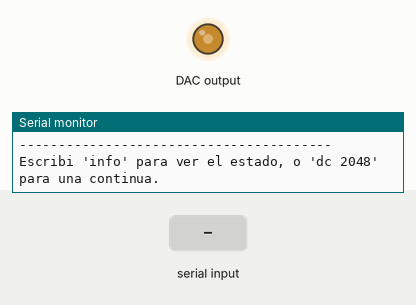
Bench run of a sketch on a simulated Raspberry Pi Pico. On the bench: output pins drawn as LEDs (lit = HIGH), the last lines printed to the serial monitor. Wiring (inferred from the names in the program): MCP4725 DAC at I2C address 0x60. The test bench sets the inputs (shaded band).

Above: at 1.5 s.
1.6 s: "dc\n" received over Serial
At 2.8 s:
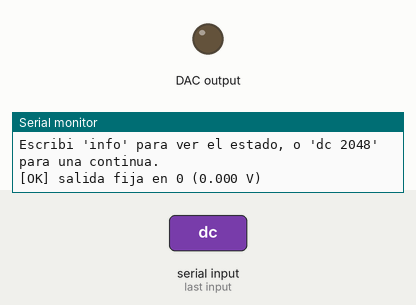
3.1 s: "run\n" received over Serial
Timing chart, 0 to 5.6 s (numbered marks = the images above; inputs shaded):
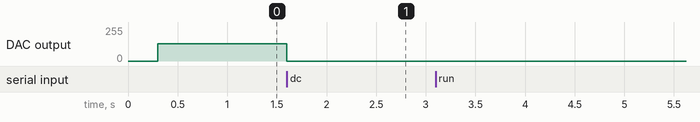

Measured:
- after the input at 1.6 s, DAC output: 128/255 → 0/255 at once

The sketch:

prueba_mcp4725.ino
```cpp
/*
 * ============================================================================
 *  Prueba del MCP4725  --  generacion de la triangular, aislada
 * ============================================================================
 *
 *  Sketch INDEPENDIENTE: no toca el PCM1808 ni el I2S. Sirve para verificar el
 *  DAC solo, con el osciloscopio, antes de integrarlo al firmware del radar.
 *
 *  El MCP4725 es I2C, no I2S. Son buses distintos y el ESP32-C3 tiene uno de
 *  cada uno, asi que conviven sin conflicto: el PCM1808 se queda en GPIO4-7 y
 *  el DAC entra por dos pines libres.
 *
 *  ---------------------------------------------------------------------------
 *  CONEXIONADO
 *  ---------------------------------------------------------------------------
 *      ESP32-C3 SuperMini        Modulo MCP4725
 *      ------------------        --------------
 *      GPIO0    <---------->     SDA
 *      GPIO1    <---------->     SCL
 *      3V3      ----------->     VCC     <-- 3.3 V, NO 5 V (ver abajo)
 *      GND      ----------->     GND
 *                                OUT  --> osciloscopio
 *
 *  Por que 3.3 V y no 5 V: la salida del MCP4725 va de 0 a VCC. A 3.3 V tus
 *  0-3 V ocupan el 91 % de la escala; a 5 V ocuparian el 60 % y perderias
 *  resolucion. Y sobre todo, a 5 V un error de software podria poner 5 V en la
 *  entrada del amplificador que maneja el VCO.
 *
 *  La mayoria de los modulos ya traen las resistencias de pull-up del bus.
 *
 *  ---------------------------------------------------------------------------
 *  ⚠ NUNCA ESCRIBIR LA EEPROM
 *  ---------------------------------------------------------------------------
 *  El MCP4725 tiene dos comandos de escritura: uno al registro volatil y otro
 *  que ademas graba en EEPROM. La EEPROM aguanta ~1 millon de ciclos y cada
 *  escritura tarda 25-50 ms. A 10.000 escalones por segundo, el comando
 *  equivocado la destruye en un minuto.
 *
 *  Aca se usa "Fast Mode Write" a mano en vez de una libreria, justamente para
 *  que quede a la vista que solo se escribe el registro volatil.
 *
 *  ---------------------------------------------------------------------------
 *  COMANDOS (Monitor Serie)
 *  ---------------------------------------------------------------------------
 *      t <ms>     duracion de UNA rampa (subida o bajada), acepta decimales
 *      prf <ms>   periodo completo de la triangular (= 2 x rampa)
 *      n <pasos>  escalones por rampa
 *      max <cod>  codigo maximo, 0..4095  (3723 = 3.00 V con VCC de 3.3 V)
 *      clk <hz>   velocidad del bus I2C (100000 / 400000 / 1000000)
 *      dc <cod>   salida fija en ese codigo, para medir con el tester
 *      pre on|off  linealizar la frecuencia (predistorsion) o la tension
 *      run        vuelve a la triangular
 *      info       estado y medicion de tiempos
 * ============================================================================
 */

#include <Arduino.h>
#include <Wire.h>
#include "tabla_vco.h"      // generada por VCO/analisis_vco.py

// ---------------------------------------------------------------------------
//  Consola dual: escribe por los DOS puertos serie posibles
// ---------------------------------------------------------------------------
//  `Serial` es un macro que apunta a hardware distinto segun la opcion
//  "USB CDC On Boot" del IDE:
//      Enabled  -> USB nativo (el mismo cable que programa)
//      Disabled -> UART0, pines GPIO20/21   <-- default de "ESP32C3 Dev Module"
//  Con Disabled no se ve NADA por USB aunque el sketch corra perfecto. Para que
//  no dependa de un menu, se escribe por los dos y se lee de los dos.
#if ARDUINO_USB_MODE && !ARDUINO_USB_CDC_ON_BOOT
static HWCDC UsbCdc;
#define CONSOLA_DUAL 1
#else
#define CONSOLA_DUAL 0
#endif

class Consola : public Print {
public:
  void begin(unsigned long baud) {
    Serial.begin(baud);
#if CONSOLA_DUAL
    UsbCdc.begin();
    UsbCdc.setTxTimeoutMs(0);
#endif
  }
  size_t write(uint8_t c) override {
    size_t n = Serial.write(c);
#if CONSOLA_DUAL
    n = max(n, UsbCdc.write(c));
#endif
    return n;
  }
  size_t write(const uint8_t *b, size_t len) override {
    size_t n = Serial.write(b, len);
#if CONSOLA_DUAL
    n = max(n, UsbCdc.write(b, len));
#endif
    return n;
  }
  int available() {
    int n = Serial.available();
#if CONSOLA_DUAL
    n += UsbCdc.available();
#endif
    return n;
  }
  int read() {
    if (Serial.available()) return Serial.read();
#if CONSOLA_DUAL
    if (UsbCdc.available()) return UsbCdc.read();
#endif
    return -1;
  }
  bool usbConectado() {
#if ARDUINO_USB_MODE
    return HWCDC::isConnected();
#else
    return true;
#endif
  }
  operator bool() { return true; }
};

static Consola Con;
#undef Serial
#define Serial Con

#define PIN_SDA   0
#define PIN_SCL   1

static uint8_t  g_addr    = 0x60;      // se detecta al arrancar
static uint32_t g_rampa_us = 2500;     // duracion de UNA rampa, en us
static uint16_t g_pasos   = 200;       // escalones por rampa
static uint16_t g_max     = 3723;      // codigo maximo (3723 = 3.00 V @ 3.3 V)
static uint32_t g_clk     = 400000;    // velocidad del bus
static bool     g_corriendo = true;
static bool     g_predist = true;      // linealizar la FRECUENCIA, no la tension

static uint32_t paso_us   = 100;       // periodo de escalon, derivado
static uint32_t proximo   = 0;
static int32_t  indice    = 0;
static int8_t   sentido   = +1;

// Estadisticas
static uint32_t escalones = 0;
static uint32_t atrasos   = 0;
static uint32_t peor_us   = 0;
static uint32_t t_escritura_us = 0;
static uint32_t ciclos    = 0;
static uint32_t t_reporte = 0;


// ---------------------------------------------------------------------------
//  Escritura al DAC
// ---------------------------------------------------------------------------
//
//  Fast Mode Write: 2 bytes, solo al registro volatil.
//
//     byte 1:  0 0 PD1 PD0 D11 D10 D9 D8
//     byte 2:  D7 D6 D5 D4 D3  D2  D1 D0
//
//  Los dos bits altos en 00 seleccionan el comando rapido, y PD=00 es
//  operacion normal. Como 'valor' es de 12 bits, (valor >> 8) ya deja el
//  nibble alto en cero, o sea que el comando sale correcto solo.
//
static inline bool escribirDAC(uint16_t valor) {
  if (valor > 4095) valor = 4095;
  Wire.beginTransmission(g_addr);
  Wire.write((uint8_t)(valor >> 8));
  Wire.write((uint8_t)(valor & 0xFF));
  return Wire.endTransmission() == 0;
}


// ---------------------------------------------------------------------------
//  Codigo del DAC para el escalon k
// ---------------------------------------------------------------------------
//
//  Con predistorsion se indexa la tabla generada a partir de la curva medida
//  del VCO. Recorriendola a paso constante, la FRECUENCIA avanza linealmente
//  en el tiempo; la tension no. La tabla ya trae la escala completa (termina
//  en el codigo de 3.000 V), asi que 'max' no interviene en este modo: el
//  rango lo define la tabla.
//
//  Sin predistorsion se hace la rampa lineal en tension de siempre, para poder
//  comparar las dos en el osciloscopio.
//
static inline uint16_t codigoPaso(int32_t k) {
  if (g_predist) {
    uint32_t i = (uint32_t)k * (TABLA_VCO_N - 1) / (g_pasos - 1);
    return TABLA_VCO[i];
  }
  return (uint16_t)((uint32_t)g_max * k / (g_pasos - 1));
}


static void recalcular() {
  if (g_pasos < 2) g_pasos = 2;
  paso_us = g_rampa_us / g_pasos;
  if (paso_us < 20) paso_us = 20;        // ni el bus mas rapido baja de esto
  indice  = 0;
  sentido = +1;
  proximo = micros();
  escalones = atrasos = peor_us = ciclos = 0;
}


static bool buscarDAC() {
  // Los modulos suelen venir en 0x60..0x67 segun el pin A0
  for (uint8_t a = 0x60; a <= 0x67; a++) {
    Wire.beginTransmission(a);
    if (Wire.endTransmission() == 0) {
      g_addr = a;
      return true;
    }
  }
  return false;
}


static void medirEscritura() {
  // Tiempo real de una escritura, promediado sobre 200 intentos.
  // Es el numero que decide cuantos escalones por segundo se pueden.
  uint32_t t0 = micros();
  for (int i = 0; i < 200; i++) escribirDAC(2048);
  t_escritura_us = (micros() - t0) / 200;
}


static void mostrarInfo() {
  float periodo = 2.0f * g_rampa_us / 1000.0f;
  Serial.println();
  Serial.println("---------------- ESTADO ----------------");
  Serial.printf("  Direccion I2C     : 0x%02X\n", g_addr);
  Serial.printf("  Bus               : %lu Hz\n", (unsigned long)g_clk);
  Serial.printf("  Escritura medida  : %lu us  -> maximo %lu escalones/s\n",
                (unsigned long)t_escritura_us,
                (unsigned long)(t_escritura_us ? 1000000UL / t_escritura_us : 0));
  Serial.println();
  Serial.printf("  Rampa (media onda): %.3f ms\n", g_rampa_us / 1000.0f);
  Serial.printf("  Periodo triangular: %.1f ms  (%.1f Hz)\n",
                periodo, 1000.0f / periodo);
  Serial.printf("  Escalones/rampa   : %u\n", g_pasos);
  Serial.printf("  Periodo escalon   : %lu us\n", (unsigned long)paso_us);
  Serial.println();
  if (g_predist) {
    Serial.println("  Modo              : PREDISTORSION (frecuencia lineal)");
    Serial.printf("  Barrido           : %.0f a %.0f MHz  (BW %.0f MHz)\n",
                  TABLA_VCO_F0_MHZ, TABLA_VCO_F1_MHZ, TABLA_VCO_BW_MHZ);
    Serial.printf("  Resolucion radar  : %.1f cm\n",
                  3e4f / (2.0f * TABLA_VCO_BW_MHZ));
    Serial.printf("  Escalon frecuencia: %.2f MHz\n", TABLA_VCO_BW_MHZ / g_pasos);
    Serial.printf("  Alcance no ambiguo: %.1f m\n",
                  1.5e2f / (TABLA_VCO_BW_MHZ / g_pasos));
    Serial.printf("  Beat por metro    : %.0f Hz/m\n",
                  2.0f * TABLA_VCO_BW_MHZ * 1e6f / (3e8f * (g_rampa_us / 1e6f)));
    Serial.println("  (el rango lo fija la tabla; 'max' no interviene)");
  } else {
    Serial.println("  Modo              : LINEAL EN TENSION (sin predistorsion)");
    Serial.printf("  Codigo maximo     : %u  (%.3f V con VCC=3.3 V)\n",
                  g_max, 3.3f * g_max / 4095.0f);
    Serial.printf("  Escalon en tension: %.2f mV\n", 3300.0f * g_max / 4095.0f / g_pasos);
  }
  Serial.println();
  if (paso_us < t_escritura_us + 5) {
    Serial.println("  [AVISO] El escalon pedido es mas corto que la escritura I2C.");
    Serial.println("          Subi 't', baja 'n', o subi 'clk'.");
  }
  Serial.println("----------------------------------------");
}


static void procesar(String s) {
  s.trim();
  s.toLowerCase();
  int e = s.indexOf(' ');
  String cmd = (e < 0) ? s : s.substring(0, e);
  long  arg  = (e < 0) ? 0 : s.substring(e + 1).toInt();
  // 't' se acepta con decimales: una PRF de 5 ms son 2.5 ms por rampa, y con
  // enteros no se podria pedir.
  float argf = (e < 0) ? 0 : s.substring(e + 1).toFloat();

  if (cmd == "t" && argf > 0.05f) {
    g_rampa_us = (uint32_t)(argf * 1000.0f + 0.5f);
    recalcular();
    Serial.printf("[OK] rampa = %.3f ms (PRF %.3f ms), escalon = %lu us\n",
                  g_rampa_us / 1000.0f, 2.0f * g_rampa_us / 1000.0f,
                  (unsigned long)paso_us);
  } else if (cmd == "prf" && argf > 0.1f) {
    // Atajo: se pide el periodo completo de la triangular
    g_rampa_us = (uint32_t)(argf * 500.0f + 0.5f);
    recalcular();
    Serial.printf("[OK] PRF = %.3f ms (rampa %.3f ms), escalon = %lu us\n",
                  2.0f * g_rampa_us / 1000.0f, g_rampa_us / 1000.0f,
                  (unsigned long)paso_us);
  } else if (cmd == "n" && arg >= 2) {
    g_pasos = arg; recalcular();
    Serial.printf("[OK] %u escalones, escalon = %lu us\n",
                  g_pasos, (unsigned long)paso_us);
  } else if (cmd == "max" && arg >= 0 && arg <= 4095) {
    g_max = arg;
    Serial.printf("[OK] maximo = %u (%.3f V)\n", g_max, 3.3f * g_max / 4095.0f);
  } else if (cmd == "clk" && arg >= 100000) {
    g_clk = arg; Wire.setClock(g_clk); medirEscritura();
    Serial.printf("[OK] bus a %lu Hz, escritura %lu us\n",
                  (unsigned long)g_clk, (unsigned long)t_escritura_us);
  } else if (cmd == "dc") {
    g_corriendo = false;
    escribirDAC((uint16_t)arg);
    Serial.printf("[OK] salida fija en %ld (%.3f V)\n", arg, 3.3f * arg / 4095.0f);
  } else if (cmd == "pre") {
    String a = (e < 0) ? "" : s.substring(e + 1);
    a.trim();
    g_predist = (a != "off" && a != "0");
    Serial.printf("[OK] %s\n", g_predist
                  ? "PREDISTORSION: la frecuencia barre lineal en el tiempo"
                  : "LINEAL EN TENSION: triangular clasica (la frecuencia NO es lineal)");
  } else if (cmd == "run") {
    g_corriendo = true; recalcular();
    Serial.println("[OK] triangular");
  } else if (cmd == "info") {
    mostrarInfo();
  } else {
    Serial.println("X");
  }
}


void setup() {
  Serial.begin(115200);
  uint32_t t = millis();
  while (!Serial.usbConectado() && millis() - t < 2500) delay(10);
  delay(300);

  Serial.println();
  Serial.println("========================================================");
  Serial.println(" Prueba del MCP4725 - triangular aislada");
  Serial.println("========================================================");

  Wire.begin(PIN_SDA, PIN_SCL);
  Wire.setClock(g_clk);

  if (!buscarDAC()) {
    Serial.println();
    Serial.println("[ERROR] No encuentro el MCP4725 en 0x60..0x67.");
    Serial.printf("  - Revisa SDA en GPIO%d y SCL en GPIO%d\n", PIN_SDA, PIN_SCL);
    Serial.println("  - Revisa VCC (3.3 V) y GND");
    Serial.println("  - Si el modulo no trae pull-ups, agrega 4k7 de SDA y SCL a 3.3 V");
    while (true) delay(500);
  }
  Serial.printf("\n  MCP4725 encontrado en 0x%02X\n", g_addr);

  medirEscritura();
  recalcular();
  mostrarInfo();
  Serial.println("\nEscribi 'info' para ver el estado, o 'dc 2048' para una continua.");
  t_reporte = millis();
}


void loop() {
  while (Serial.available()) {
    static String buf;
    char c = (char)Serial.read();
    if (c == '\n' || c == '\r') {
      if (buf.length()) { procesar(buf); buf = ""; }
    } else if (buf.length() < 40) {
      buf += c;
    }
  }

  if (!g_corriendo) return;

  uint32_t ahora = micros();
  if ((int32_t)(ahora - proximo) >= 0) {
    // Cuanto se atraso este escalon respecto de lo programado. Es la medida
    // honesta del jitter: si crece, el bus no da abasto.
    uint32_t retraso = ahora - proximo;
    if (retraso > peor_us) peor_us = retraso;
    if (retraso > paso_us / 2) atrasos++;

    escribirDAC(codigoPaso(indice));
    escalones++;

    indice += sentido;
    if (indice >= (int32_t)g_pasos - 1) { indice = g_pasos - 1; sentido = -1; ciclos++; }
    else if (indice <= 0)               { indice = 0;           sentido = +1; }

    // Instante absoluto: el error no se acumula aunque un escalon salga tarde
    proximo += paso_us;
    if ((int32_t)(micros() - proximo) > (int32_t)(paso_us * 4)) {
      proximo = micros();          // nos quedamos muy atras: resincronizar
    }
  }

  if (millis() - t_reporte >= 2000) {
    float seg = (millis() - t_reporte) / 1000.0f;
    Serial.printf("%7lu escalones (%6.0f/s) | %5lu ciclos (%.2f Hz) | "
                  "atrasos %lu | peor %lu us\n",
                  (unsigned long)escalones, escalones / seg,
                  (unsigned long)ciclos, ciclos / seg / 2.0f,
                  (unsigned long)atrasos, (unsigned long)peor_us);
    escalones = atrasos = peor_us = ciclos = 0;
    t_reporte = millis();
  }
}
```

Source omitted: tabla_vco.h (7089 bytes)
